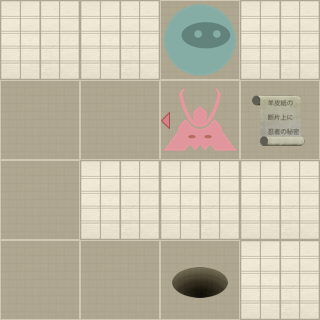

Tiled map render using the project's own tile images. Description and the map definition, with tile-layer contents summarised, below:
An orthogonal 4x4 tile map with 80x80 px tiles, 2 tile layers (Level, Actors).

<map version="1.0" orientation="orthogonal" width="4" height="4" tilewidth="80" tileheight="80">
 <properties>
  <property name="moves" value="7" />
 </properties>
 <tileset firstgid="1" name="tiles" tilewidth="80" tileheight="80" spacing="2" margin="2">
  <image source="tiles-ipad.png" width="512" height="512" />
  <tile id="0">
   <properties>
    <property name="actor" value="exit" />
   </properties>
  </tile>
  <tile id="2">
   <properties>
    <property name="actor" value="guard" />
    <property name="direction" value="down" />
   </properties>
  </tile>
  <tile id="3">
   <properties>
    <property name="actor" value="guard" />
    <property name="direction" value="left" />
   </properties>
  </tile>
  <tile id="4">
   <properties>
    <property name="actor" value="guard" />
    <property name="direction" value="right" />
   </properties>
  </tile>
  <tile id="5">
   <properties>
    <property name="actor" value="guard" />
    <property name="direction" value="up" />
   </properties>
  </tile>
  <tile id="7">
   <properties>
    <property name="actor" value="player" />
   </properties>
  </tile>
  <tile id="8">
   <properties>
    <property name="actor" value="scroll" />
   </properties>
  </tile>
  <tile id="9">
   <properties>
    <property name="wall" value="1" />
   </properties>
  </tile>
 </tileset>
 <layer name="Level" width="4" height="4">
  <data>[16 cells, 16 non-empty, 2 distinct tile ids]</data>
 </layer>
 <layer name="Actors" width="4" height="4">
  <data>[16 cells, 4 non-empty, 4 distinct tile ids]</data>
 </layer>
</map>
